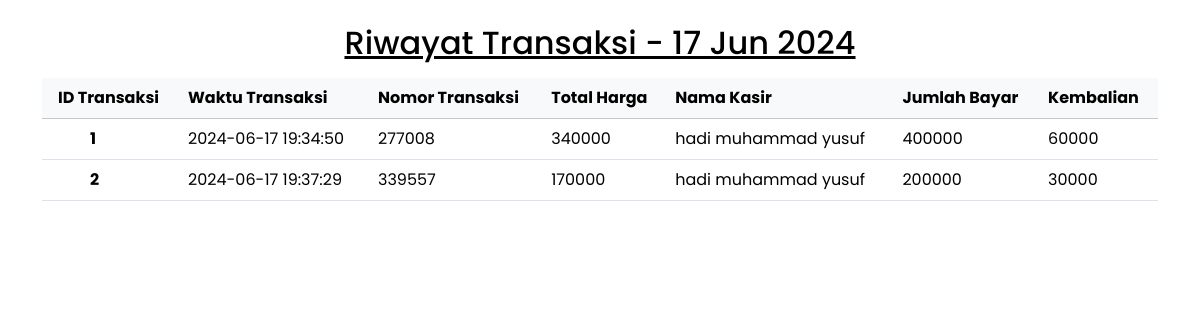
/history_hari.php?date=2024-06-17 (signed in), run on the app's committed database.
### tables this page shows
CREATE TABLE `transaksi` (
  `id_transaksi` int(11) NOT NULL,
  `tanggal_waktu` datetime NOT NULL,
  `nomor_transaksi` varchar(10) NOT NULL,
  `total` bigint(20) NOT NULL,
  `nama_user` varchar(100) NOT NULL,
  `bayar` bigint(20) NOT NULL,
  `kembali` bigint(20) NOT NULL
);

### history_hari.php (the view, shortened to what this page needs)
<?php
include 'config.php';
$date = $_GET['date'];
$view = $dbconnect->query("SELECT * FROM transaksi WHERE DATE(tanggal_waktu) = '$date' ORDER BY id_transaksi");
?>
<!DOCTYPE html>
<html lang="en">
<head>
    <link href="https://cdn.jsdelivr.net/npm/bootstrap@5.3.3/dist/css/bootstrap.min.css" rel="stylesheet">
    <link href="https://cdnjs.cloudflare.com/ajax/libs/font-awesome/6.4.0/css/all.min.css" rel="stylesheet">
    <link rel="stylesheet" href="style/admin.css">
</head>
<body onload="window.print()">
    <div class="container">
        <div class="table-responsive mt-4 ">
            <a class="text-center" href="history.php"><h2>Riwayat Transaksi - <?= date('d M Y', strtotime($date)) ?></h2></a>
            <table class="table align-middle mt-3">
                <thead class="table-light">
                    <tr>
                        <th class="ps-3">ID Transaksi</th>
                        <th>Waktu Transaksi</th>
                        <th>Nomor Transaksi</th>
                        <th>Total Harga</th>
                        <th>Nama Kasir</th>
                        <th>Jumlah Bayar</th>
                        <th>Kembalian</th>
                    </tr>
                </thead>
                <tbody>
                    <?php while ($row = $view->fetch_array()) { ?>
                        <tr>
                            <th class="ps-5"><?= $row['id_transaksi'] ?></th>
                            <td><?= $row['tanggal_waktu'] ?></td>
                            <td><?= $row['nomor_transaksi'] ?></td>
                            <td><?= $row['total'] ?></td>
                            <td><?= $row['nama_user'] ?></td>
                            <td><?= $row['bayar'] ?></td>
                            <td><?= $row['kembali'] ?></td>
                        </tr>
                    <?php } ?>
                </tbody>
            </table>
        </div>
    </div>
</body>
</html>

### style/admin.css (style rules this page uses)
body { background: white; font-family: 'Poppins', 'sans-serif'; }
.table-responsive { margin-top: 20px; }

### history_hari.php (style rules this page uses)
a { color: black; }

### data on the page
transaksi: id_transaksi "1", tanggal_waktu "2024-06-17 19:34:50", nomor_transaksi "277008", total "340000", nama_user "hadi muhammad yusuf", bayar "400000", kembali "60000"
transaksi: id_transaksi "2", tanggal_waktu "2024-06-17 19:37:29", nomor_transaksi "339557", total "170000", nama_user "hadi muhammad yusuf", bayar "200000", kembali "30000"

### other printed values
date('d M Y', strtotime($date)) "17 Jun 2024"
